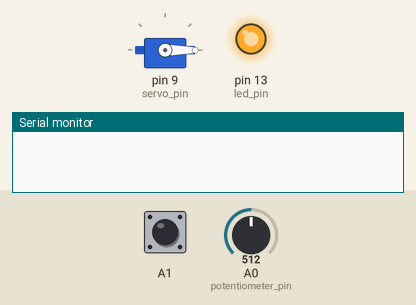
Simulated run of this program. Board: Arduino Uno, built with avr-gcc and run on an emulated ATmega328P. Parts: servo, output pins drawn as LEDs (lit = HIGH), the last lines printed to the serial monitor. The test bench sets the inputs (shaded band); at power-on: A1 HIGH, A0 (potentiometer_pin) = 512.

Above: at 1.2 s.
1.3 s: A1 pulled LOW for 0.15 s
At 3.7 s:
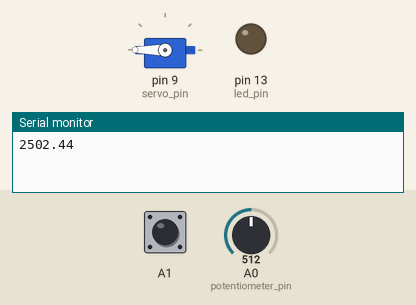
4.4 s: A1 pulled LOW for 1 s
At 4.8 s:
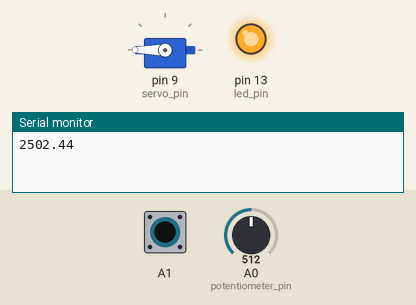
6.9 s: A1 pulled LOW for 3.2 s
At 10.9 s:
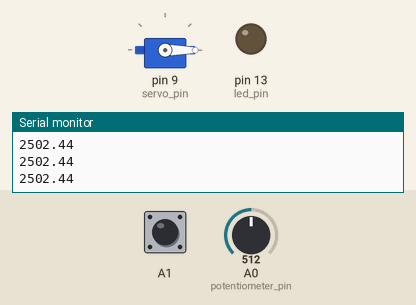
11.6 s: A0 (potentiometer_pin) set to 122
14.6 s: A0 (potentiometer_pin) set to 0
Timing chart, 0 to 18.6 s (numbered marks = the images above; inputs shaded):
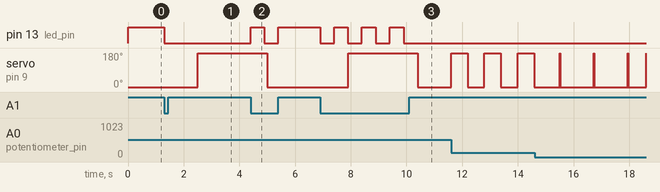

The program:

main.cpp
```cpp
#include <Arduino.h>
#include <Servo.h>
#include "Button.h"

#define servo_pin 9
#define led_pin 13
#define potentiometer_pin A0
#define servo_delay 1000

bool is_rotation = false;
bool is_180 = false;

button btn(A1);
Servo my_servo;

void setup()
{
  Serial.begin(9600);
  my_servo.attach(servo_pin);
  my_servo.write(0);
  pinMode(led_pin, OUTPUT);
  digitalWrite(led_pin, HIGH);
}

long rotation_millis = 0;
float rotation_delay = servo_delay;
void rotate()
{
  float analog = analogRead(potentiometer_pin);
  float digital = (5 / 1023.0) * analog;
  rotation_delay = digital * 1000;

  if (millis() - rotation_millis > rotation_delay)
  {
    Serial.println(rotation_delay);
    if (is_180 == false)
    {
      my_servo.write(180);
      is_180 = true;
    }
    else
    {
      my_servo.write(0);
      is_180 = false;
    }

    rotation_millis = millis();
  }
}

void loop()
{
  if (btn.click())
  {
    is_rotation = !is_rotation;
    digitalWrite(led_pin, is_rotation ? LOW : HIGH);
  }

  if (is_rotation)
  {
    rotate();
  }
}
```

Button.cpp
```cpp
#include <Arduino.h>

#define button_press_delay 100
bool flag = false;
uint32_t btnTimer = 0;

bool button_read(int button_pin){
    bool btnState = !digitalRead(button_pin);
    if (btnState && !flag && millis() - btnTimer > button_press_delay) {
        flag = true;
        btnTimer = millis();
        return true;
    }

    if (!btnState && flag && millis() - btnTimer > button_press_delay){
        flag = false;
        btnTimer = millis();
    }

    return false;
}
```

Button.h
```cpp
class button {
  public:
    button (byte pin) {
      _pin = pin;
      pinMode(_pin, INPUT_PULLUP);
    }
    bool click() {
      bool btnState = digitalRead(_pin);
      if (!btnState && !_flag && millis() - _tmr >= 100) {
        _flag = true;
        _tmr = millis();
        return true;
      }
      if (!btnState && _flag && millis() - _tmr >= 500) {
        _tmr = millis ();
        return true;
      }
      if (btnState && _flag) {
        _flag = false;
        _tmr = millis();
      }
      return false;
    }
  private:
    byte _pin;
    uint32_t _tmr;
    bool _flag;
};
```

Measured:
- after the input at 1.3 s, pin 13 (led_pin): HIGH → LOW at once; servo on pin 9 (servo_pin): 0° → 180° after 1.2 s
- after the input at 4.4 s, pin 13 (led_pin): LOW → HIGH at once, → LOW 0.50 s later, → HIGH 0.50 s later
- after the input at 6.9 s, pin 13 (led_pin): alternates HIGH for 0.50 s and LOW for 0.50 s, 7 changes in all, then stays LOW, starting at once; servo on pin 9 (servo_pin): 0° → 180° after 1.0 s, → 0° 2.5 s later
